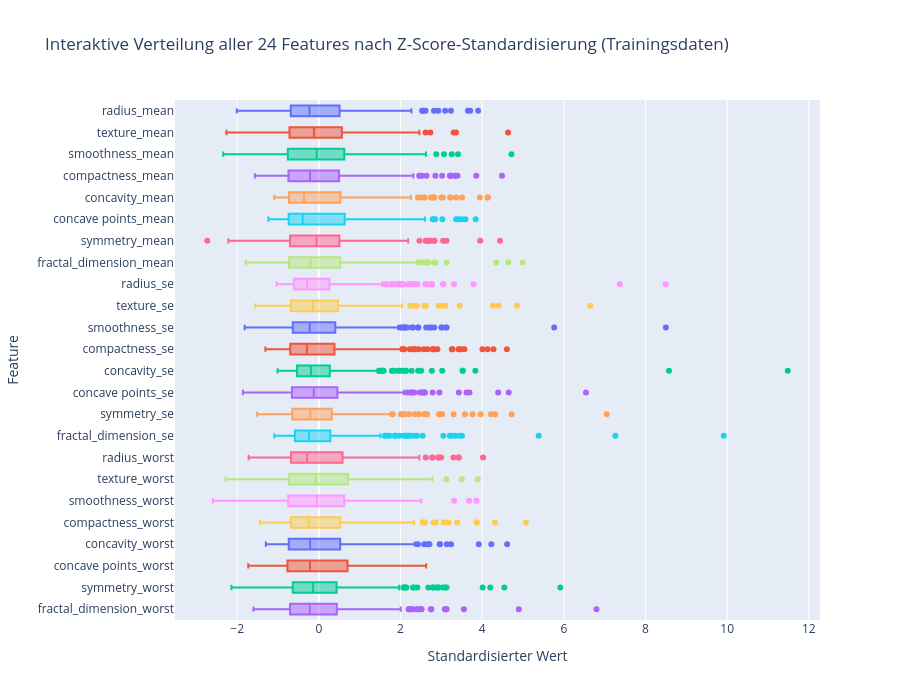

The code cell stored with this chart in its notebook:
### Code cell
# Fit NUR auf Trainingsdaten — transform auf beiden Splits
scaler = StandardScaler()
X_train_scaled = pd.DataFrame(
    scaler.fit_transform(X_train),
    columns=X_train.columns,
    index=X_train.index
)
X_test_scaled = pd.DataFrame(
    scaler.transform(X_test),
    columns=X_test.columns,
    index=X_test.index
)

# --- Plot 1: Statischer Vorher/Nachher-Vergleich (seaborn) ---
features_show = X_train.columns[:6].tolist()

fig, axes = plt.subplots(1, 2, figsize=(15, 5))
fig.suptitle("Feature-Verteilung: vor vs. nach Z-Score-Standardisierung (Trainingsdaten)",
             fontsize=13, fontweight='bold')

sns.boxplot(data=X_train[features_show], orient='h', ax=axes[0], palette='Set2')
axes[0].set_title("VOR der Skalierung")
axes[0].set_xscale('symlog')
axes[0].set_xlabel("Wert (symmetrisch-logarithmische Skala)")

sns.boxplot(data=X_train_scaled[features_show], orient='h', ax=axes[1], palette='Set2')
axes[1].set_title("NACH Z-Score-Standardisierung")
axes[1].set_xlabel("Standardisierter Wert (Einheit: Standardabweichungen)")

plt.tight_layout()
plt.show()

# --- Plot 2: Interaktive Übersicht aller 20 Features nach Skalierung (plotly) ---
df_scaled_melted = X_train_scaled.melt(
    var_name='Feature',
    value_name='Standardisierter Wert'
)

fig_plotly = px.box(
    df_scaled_melted,
    x='Standardisierter Wert',
    y='Feature',
    color='Feature',
    orientation='h',
    title="Interaktive Verteilung aller 24 Features nach Z-Score-Standardisierung (Trainingsdaten)",
    height=700
)
fig_plotly.update_layout(showlegend=False)
fig_plotly.show()

### Figure 1 — Plotly figure (JSON) as saved in the notebook; plotly's stock layout.template omitted (floating-point values rounded to 4 significant figures; data arrays with more than 128 entries replaced by an {"elided": "..."} marker saying what was removed)
{"data": [{"alignmentgroup": "True", "hovertemplate": "Feature=%{y}<br>Standardisierter Wert=%{x}<extra></extra>", "legendgroup": "radius_mean", "marker": {"color": "#636efa"}, "name": "radius_mean", "notched": false, "offsetgroup": "radius_mean", "orientation": "h", "showlegend": true, "type": "box", "x": {"elided": "455 float values"}, "x0": " ", "xaxis": "x", "y": {"elided": "455 str values"}, "y0": " ", "yaxis": "y"}, {"alignmentgroup": "True", "hovertemplate": "Feature=%{y}<br>Standardisierter Wert=%{x}<extra></extra>", "legendgroup": "texture_mean", "marker": {"color": "#EF553B"}, "name": "texture_mean", "notched": false, "offsetgroup": "texture_mean", "orientation": "h", "showlegend": true, "type": "box", "x": {"elided": "455 float values"}, "x0": " ", "xaxis": "x", "y": {"elided": "455 str values"}, "y0": " ", "yaxis": "y"}, {"alignmentgroup": "True", "hovertemplate": "Feature=%{y}<br>Standardisierter Wert=%{x}<extra></extra>", "legendgroup": "smoothness_mean", "marker": {"color": "#00cc96"}, "name": "smoothness_mean", "notched": false, "offsetgroup": "smoothness_mean", "orientation": "h", "showlegend": true, "type": "box", "x": {"elided": "455 float values"}, "x0": " ", "xaxis": "x", "y": {"elided": "455 str values"}, "y0": " ", "yaxis": "y"}, {"alignmentgroup": "True", "hovertemplate": "Feature=%{y}<br>Standardisierter Wert=%{x}<extra></extra>", "legendgroup": "compactness_mean", "marker": {"color": "#ab63fa"}, "name": "compactness_mean", "notched": false, "offsetgroup": "compactness_mean", "orientation": "h", "showlegend": true, "type": "box", "x": {"elided": "455 float values"}, "x0": " ", "xaxis": "x", "y": {"elided": "455 str values"}, "y0": " ", "yaxis": "y"}, {"alignmentgroup": "True", "hovertemplate": "Feature=%{y}<br>Standardisierter Wert=%{x}<extra></extra>", "legendgroup": "concavity_mean", "marker": {"color": "#FFA15A"}, "name": "concavity_mean", "notched": false, "offsetgroup": "concavity_mean", "orientation": "h", "showlegend": true, "type": "box", "x": {"elided": "455 float values"}, "x0": " ", "xaxis": "x", "y": {"elided": "455 str values"}, "y0": " ", "yaxis": "y"}, {"alignmentgroup": "True", "hovertemplate": "Feature=%{y}<br>Standardisierter Wert=%{x}<extra></extra>", "legendgroup": "concave points_mean", "marker": {"color": "#19d3f3"}, "name": "concave points_mean", "notched": false, "offsetgroup": "concave points_mean", "orientation": "h", "showlegend": true, "type": "box", "x": {"elided": "455 float values"}, "x0": " ", "xaxis": "x", "y": {"elided": "455 str values"}, "y0": " ", "yaxis": "y"}, {"alignmentgroup": "True", "hovertemplate": "Feature=%{y}<br>Standardisierter Wert=%{x}<extra></extra>", "legendgroup": "symmetry_mean", "marker": {"color": "#FF6692"}, "name": "symmetry_mean", "notched": false, "offsetgroup": "symmetry_mean", "orientation": "h", "showlegend": true, "type": "box", "x": {"elided": "455 float values"}, "x0": " ", "xaxis": "x", "y": {"elided": "455 str values"}, "y0": " ", "yaxis": "y"}, {"alignmentgroup": "True", "hovertemplate": "Feature=%{y}<br>Standardisierter Wert=%{x}<extra></extra>", "legendgroup": "fractal_dimension_mean", "marker": {"color": "#B6E880"}, "name": "fractal_dimension_mean", "notched": false, "offsetgroup": "fractal_dimension_mean", "orientation": "h", "showlegend": true, "type": "box", "x": {"elided": "455 float values"}, "x0": " ", "xaxis": "x", "y": {"elided": "455 str values"}, "y0": " ", "yaxis": "y"}, {"alignmentgroup": "True", "hovertemplate": "Feature=%{y}<br>Standardisierter Wert=%{x}<extra></extra>", "legendgroup": "radius_se", "marker": {"color": "#FF97FF"}, "name": "radius_se", "notched": false, "offsetgroup": "radius_se", "orientation": "h", "showlegend": true, "type": "box", "x": {"elided": "455 float values"}, "x0": " ", "xaxis": "x", "y": {"elided": "455 str values"}, "y0": " ", "yaxis": "y"}, {"alignmentgroup": "True", "hovertemplate": "Feature=%{y}<br>Standardisierter Wert=%{x}<extra></extra>", "legendgroup": "texture_se", "marker": {"color": "#FECB52"}, "name": "texture_se", "notched": false, "offsetgroup": "texture_se", "orientation": "h", "showlegend": true, "type": "box", "x": {"elided": "455 float values"}, "x0": " ", "xaxis": "x", "y": {"elided": "455 str values"}, "y0": " ", "yaxis": "y"}, {"alignmentgroup": "True", "hovertemplate": "Feature=%{y}<br>Standardisierter Wert=%{x}<extra></extra>", "legendgroup": "smoothness_se", "marker": {"color": "#636efa"}, "name": "smoothness_se", "notched": false, "offsetgroup": "smoothness_se", "orientation": "h", "showlegend": true, "type": "box", "x": {"elided": "455 float values"}, "x0": " ", "xaxis": "x", "y": {"elided": "455 str values"}, "y0": " ", "yaxis": "y"}, {"alignmentgroup": "True", "hovertemplate": "Feature=%{y}<br>Standardisierter Wert=%{x}<extra></extra>", "legendgroup": "compactness_se", "marker": {"color": "#EF553B"}, "name": "compactness_se", "notched": false, "offsetgroup": "compactness_se", "orientation": "h", "showlegend": true, "type": "box", "x": {"elided": "455 float values"}, "x0": " ", "xaxis": "x", "y": {"elided": "455 str values"}, "y0": " ", "yaxis": "y"}, {"alignmentgroup": "True", "hovertemplate": "Feature=%{y}<br>Standardisierter Wert=%{x}<extra></extra>", "legendgroup": "concavity_se", "marker": {"color": "#00cc96"}, "name": "concavity_se", "notched": false, "offsetgroup": "concavity_se", "orientation": "h", "showlegend": true, "type": "box", "x": {"elided": "455 float values"}, "x0": " ", "xaxis": "x", "y": {"elided": "455 str values"}, "y0": " ", "yaxis": "y"}, {"alignmentgroup": "True", "hovertemplate": "Feature=%{y}<br>Standardisierter Wert=%{x}<extra></extra>", "legendgroup": "concave points_se", "marker": {"color": "#ab63fa"}, "name": "concave points_se", "notched": false, "offsetgroup": "concave points_se", "orientation": "h", "showlegend": true, "type": "box", "x": {"elided": "455 float values"}, "x0": " ", "xaxis": "x", "y": {"elided": "455 str values"}, "y0": " ", "yaxis": "y"}, {"alignmentgroup": "True", "hovertemplate": "Feature=%{y}<br>Standardisierter Wert=%{x}<extra></extra>", "legendgroup": "symmetry_se", "marker": {"color": "#FFA15A"}, "name": "symmetry_se", "notched": false, "offsetgroup": "symmetry_se", "orientation": "h", "showlegend": true, "type": "box", "x": {"elided": "455 float values"}, "x0": " ", "xaxis": "x", "y": {"elided": "455 str values"}, "y0": " ", "yaxis": "y"}, {"alignmentgroup": "True", "hovertemplate": "Feature=%{y}<br>Standardisierter Wert=%{x}<extra></extra>", "legendgroup": "fractal_dimension_se", "marker": {"color": "#19d3f3"}, "name": "fractal_dimension_se", "notched": false, "offsetgroup": "fractal_dimension_se", "orientation": "h", "showlegend": true, "type": "box", "x": {"elided": "455 float values"}, "x0": " ", "xaxis": "x", "y": {"elided": "455 str values"}, "y0": " ", "yaxis": "y"}, {"alignmentgroup": "True", "hovertemplate": "Feature=%{y}<br>Standardisierter Wert=%{x}<extra></extra>", "legendgroup": "radius_worst", "marker": {"color": "#FF6692"}, "name": "radius_worst", "notched": false, "offsetgroup": "radius_worst", "orientation": "h", "showlegend": true, "type": "box", "x": {"elided": "455 float values"}, "x0": " ", "xaxis": "x", "y": {"elided": "455 str values"}, "y0": " ", "yaxis": "y"}, {"alignmentgroup": "True", "hovertemplate": "Feature=%{y}<br>Standardisierter Wert=%{x}<extra></extra>", "legendgroup": "texture_worst", "marker": {"color": "#B6E880"}, "name": "texture_worst", "notched": false, "offsetgroup": "texture_worst", "orientation": "h", "showlegend": true, "type": "box", "x": {"elided": "455 float values"}, "x0": " ", "xaxis": "x", "y": {"elided": "455 str values"}, "y0": " ", "yaxis": "y"}, {"alignmentgroup": "True", "hovertemplate": "Feature=%{y}<br>Standardisierter Wert=%{x}<extra></extra>", "legendgroup": "smoothness_worst", "marker": {"color": "#FF97FF"}, "name": "smoothness_worst", "notched": false, "offsetgroup": "smoothness_worst", "orientation": "h", "showlegend": true, "type": "box", "x": {"elided": "455 float values"}, "x0": " ", "xaxis": "x", "y": {"elided": "455 str values"}, "y0": " ", "yaxis": "y"}, {"alignmentgroup": "True", "hovertemplate": "Feature=%{y}<br>Standardisierter Wert=%{x}<extra></extra>", "legendgroup": "compactness_worst", "marker": {"color": "#FECB52"}, "name": "compactness_worst", "notched": false, "offsetgroup": "compactness_worst", "orientation": "h", "showlegend": true, "type": "box", "x": {"elided": "455 float values"}, "x0": " ", "xaxis": "x", "y": {"elided": "455 str values"}, "y0": " ", "yaxis": "y"}, {"alignmentgroup": "True", "hovertemplate": "Feature=%{y}<br>Standardisierter Wert=%{x}<extra></extra>", "legendgroup": "concavity_worst", "marker": {"color": "#636efa"}, "name": "concavity_worst", "notched": false, "offsetgroup": "concavity_worst", "orientation": "h", "showlegend": true, "type": "box", "x": {"elided": "455 float values"}, "x0": " ", "xaxis": "x", "y": {"elided": "455 str values"}, "y0": " ", "yaxis": "y"}, {"alignmentgroup": "True", "hovertemplate": "Feature=%{y}<br>Standardisierter Wert=%{x}<extra></extra>", "legendgroup": "concave points_worst", "marker": {"color": "#EF553B"}, "name": "concave points_worst", "notched": false, "offsetgroup": "concave points_worst", "orientation": "h", "showlegend": true, "type": "box", "x": {"elided": "455 float values"}, "x0": " ", "xaxis": "x", "y": {"elided": "455 str values"}, "y0": " ", "yaxis": "y"}, {"alignmentgroup": "True", "hovertemplate": "Feature=%{y}<br>Standardisierter Wert=%{x}<extra></extra>", "legendgroup": "symmetry_worst", "marker": {"color": "#00cc96"}, "name": "symmetry_worst", "notched": false, "offsetgroup": "symmetry_worst", "orientation": "h", "showlegend": true, "type": "box", "x": {"elided": "455 float values"}, "x0": " ", "xaxis": "x", "y": {"elided": "455 str values"}, "y0": " ", "yaxis": "y"}, {"alignmentgroup": "True", "hovertemplate": "Feature=%{y}<br>Standardisierter Wert=%{x}<extra></extra>", "legendgroup": "fractal_dimension_worst", "marker": {"color": "#ab63fa"}, "name": "fractal_dimension_worst", "notched": false, "offsetgroup": "fractal_dimension_worst", "orientation": "h", "showlegend": true, "type": "box", "x": {"elided": "455 float values"}, "x0": " ", "xaxis": "x", "y": {"elided": "455 str values"}, "y0": " ", "yaxis": "y"}], "layout": {"boxmode": "overlay", "height": 700, "legend": {"title": {"text": "Feature"}, "tracegroupgap": 0}, "showlegend": false, "title": {"text": "Interaktive Verteilung aller 24 Features nach Z-Score-Standardisierung (Trainingsdaten)"}, "xaxis": {"anchor": "y", "domain": [0, 1], "title": {"text": "Standardisierter Wert"}}, "yaxis": {"anchor": "x", "categoryarray": ["fractal_dimension_worst", "symmetry_worst", "concave points_worst", "concavity_worst", "compactness_worst", "smoothness_worst", "texture_worst", "radius_worst", "fractal_dimension_se", "symmetry_se", "concave points_se", "concavity_se", "compactness_se", "smoothness_se", "texture_se", "radius_se", "fractal_dimension_mean", "symmetry_mean", "concave points_mean", "concavity_mean", "compactness_mean", "smoothness_mean", "texture_mean", "radius_mean"], "categoryorder": "array", "domain": [0, 1], "title": {"text": "Feature"}}}}
